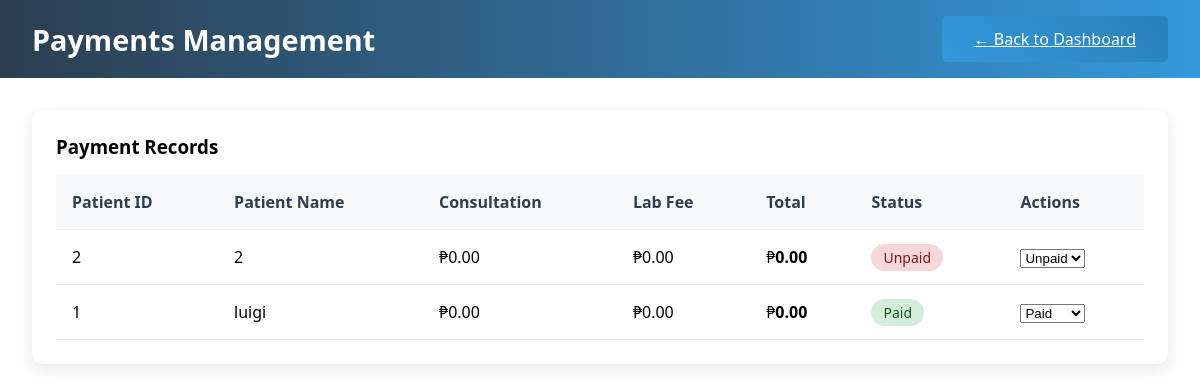
The page /payments.php on the database as committed earlier.
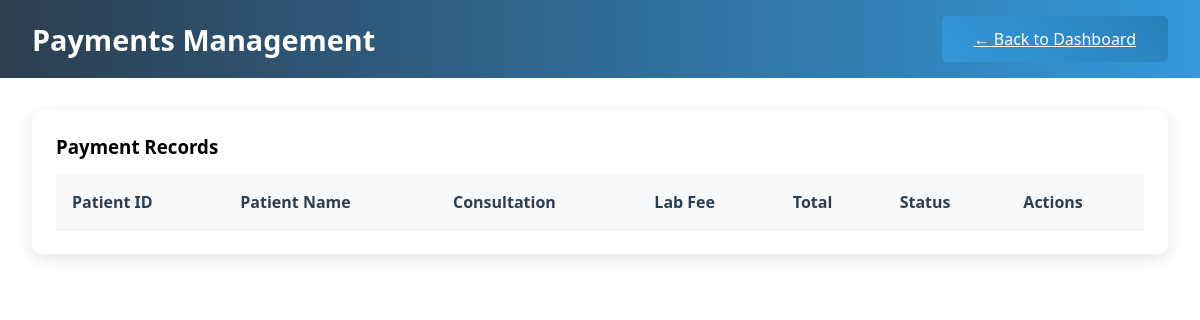
The same page on the database as committed later.
### tables this page shows
CREATE TABLE `payments` (
  `payment_id` int(11) NOT NULL,
  `patient_id` int(11) DEFAULT NULL,
  `consultation_fee` decimal(10,2) DEFAULT 500.00,
  `laboratory_fee` decimal(10,2) DEFAULT 0.00,
  `total_amount` decimal(10,2) DEFAULT NULL,
  `payment_status` enum('Paid','Unpaid','Partial') DEFAULT 'Unpaid'
);

CREATE TABLE `patients` (
  `patient_id` int(11) NOT NULL,
  `fullname` varchar(100) NOT NULL,
  `age` int(11) DEFAULT NULL,
  `gender` varchar(10) DEFAULT NULL,
  `address` text DEFAULT NULL,
  `contact_number` varchar(20) DEFAULT NULL,
  `date_registered` timestamp NOT NULL DEFAULT current_timestamp()
);

### payments.php (the view, shortened to what this page needs)
<?php include 'config.php'; ?>
<!DOCTYPE html>
<html lang="en">
<head>
    <link rel="stylesheet" href="style.css">
</head>
<body>
    <div class="container">
        <header>
            <h1><i class="fas fa-money-bill-wave"></i> Payments Management</h1>
            <a href="index.php" class="btn primary">← Back to Dashboard</a>
        </header>
        <main>
            <div class="card">
                <h3>Payment Records</h3>
                <table class="table">
                    <thead>
                        <tr>
                            <th>Patient ID</th>
                            <th>Patient Name</th>
                            <th>Consultation</th>
                            <th>Lab Fee</th>
                            <th>Total</th>
                            <th>Status</th>
                            <th>Actions</th>
                        </tr>
                    </thead>
                    <tbody>
                        <?php
                        $stmt = $pdo->query("
                            SELECT p.patient_id, p.fullname, py.*
                            FROM payments py
                            JOIN patients p ON py.patient_id = p.patient_id
                            ORDER BY py.payment_id DESC
                        ");
                        while ($row = $stmt->fetch()) {
                            $statusClass = strtolower($row['payment_status']);
                            echo "<tr>
                                <td>{$row['patient_id']}</td>
                                <td>{$row['fullname']}</td>
                                <td>₱" . number_format($row['consultation_fee'], 2) . "</td>
                                <td>₱" . number_format($row['laboratory_fee'], 2) . "</td>
                                <td>₱<strong>" . number_format($row['total_amount'], 2) . "</strong></td>
                                <td><span class='status {$statusClass}'>{$row['payment_status']}</span></td>
                                <td>
                                    <select onchange='updatePayment({$row['patient_id']}, this.value)'>
                                        <option value='Unpaid'" . ($row['payment_status']=='Unpaid'?' selected':'') . ">Unpaid</option>
                                        <option value='Partial'" . ($row['payment_status']=='Partial'?' selected':'') . ">Partial</option>
                                        <option value='Paid'" . ($row['payment_status']=='Paid'?' selected':'') . ">Paid</option>
                                    </select>
                                </td>
                            </tr>";
                        }
                        ?>
                    </tbody>
                </table>
            </div>
        </main>
    </div>
</body>
</html>

Rows that differ between the two databases and show on the page:
removed payments: patient "2", patient.fullname "2", consultation_fee "0.00", laboratory_fee "0.00", total_amount "0.00", payment_status "Unpaid", payment_status+patient "Unpaid"
removed payments: patient "1", patient.fullname "luigi", consultation_fee "0.00", laboratory_fee "0.00", total_amount "0.00", payment_status "Paid", payment_status+patient "Paid"
